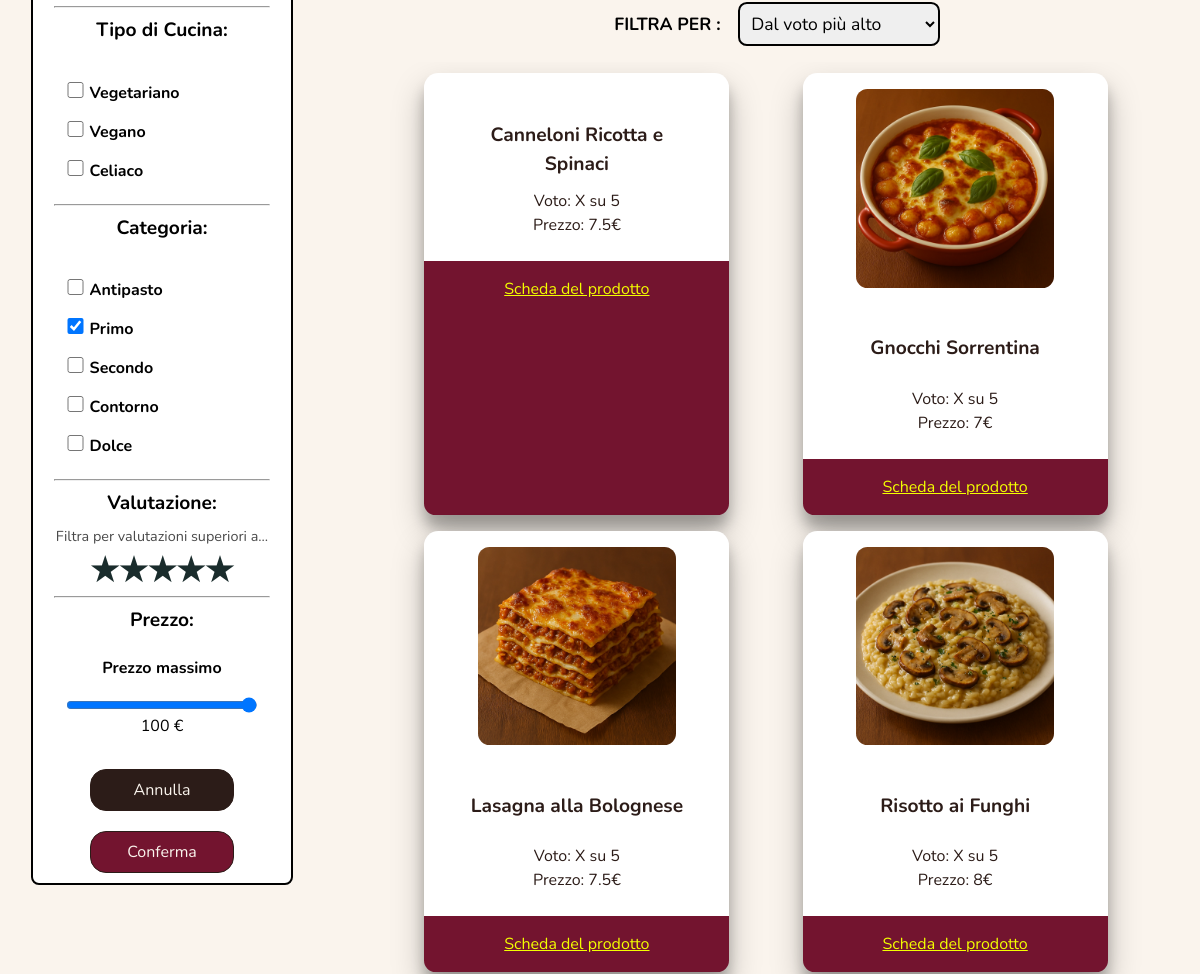
Page /prodotti.php?Primo=Primo (middle part) on the earlier database version.
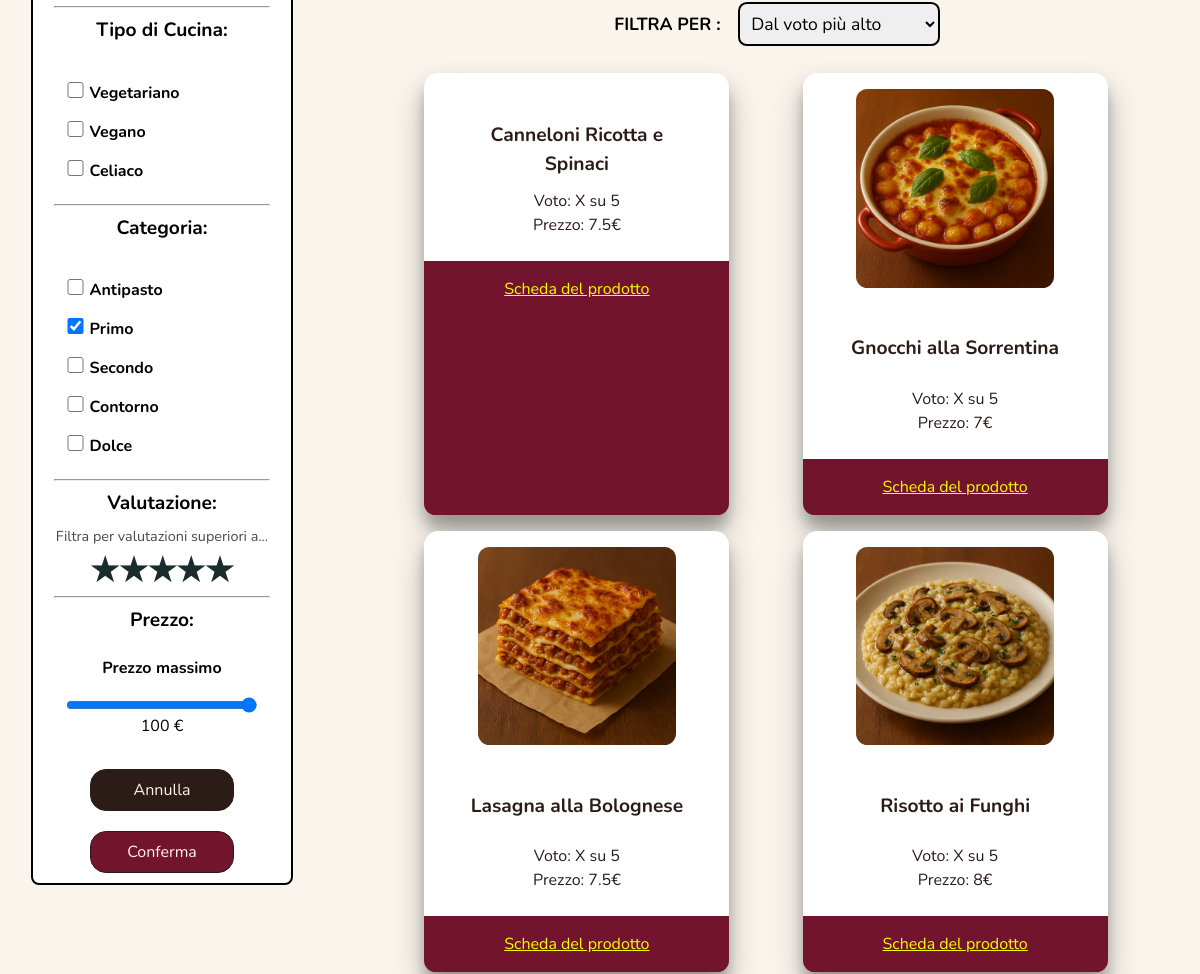
Same page on the later database version.
### tables this page shows
CREATE TABLE prodotti (
    id INT AUTO_INCREMENT PRIMARY KEY,
    nome VARCHAR(50) NOT NULL UNIQUE,
    categoria enum('antipasto', 'primo', 'secondo', 'contorno','dolce') NOT NULL,
    unita enum('porzione','vaschetta','kg', 'pezzo') NOT NULL,
    min_prenotabile SMALLINT NOT NULL CHECK(min_prenotabile > 0),
    max_prenotabile SMALLINT NOT NULL CHECK(max_prenotabile > min_prenotabile),
    descrizione TEXT NOT NULL,
    prezzo DECIMAL(10, 2) NOT NULL,
    isDisponibile BOOLEAN NOT NULL,
    url_immagine VARCHAR(255) NOT NULL
);

### change-page-products.php (called while the page is built, shortened)
<?php
require_once("php/db.php");
require_once("php/sanitizer.php");
class ChangePageProducts
{
    private int $current_page = 1;
    private int $pages = 1;
    private DB $db;
    private array $filter_list;
    private array $productCategory;
    private ?int $cost;
    private ?string $order;
    public function __construct(DB $db, ?string $productName, array $productCategory, array $specialization, ?int $grade, ?int $cost, ?string $order){
        $this->db = $db;
        $this->filter_list = array();
        $this->productName = $productName;
        $this->productCategory = $productCategory;
        $this->grade = $grade;
        $this->cost = $cost;
        $this->order = $order;
    }
    public function GetCurrentPage(int $page): array{
        $query = "SELECT p.id, p.url_immagine, p.nome, CEILING(AVG(coalesce(v.voto,5))) as voto, p.categoria, p.prezzo
                FROM prodotti as p LEFT JOIN valutazioni as v ON p.id = v.id_prodotto
                WHERE 1=1 ";
        $params = [];
        if (!empty($this->productCategory)) {
            $colMap = [
                "Antipasto" => "Antipasto",
                "Primo" => "Primo",
                "Secondo" => "Secondo",
                "Contorno" => "Contorno",
                "Dolce" => "Dolce",
            ];
            $placeholders = array();
            $params_category = array();
            foreach ($this->productCategory as $filter) {
                if (isset($colMap[$filter])) {
                    $placeholders[] = "?";
                    $params_category[] = $colMap[$filter];
                    $this->filter_list[$filter] = $colMap[$filter];
                }
            }
            if (!empty($placeholders)) {
                $query .= " AND p.categoria IN (" . implode(",", $placeholders) . ")";
                $params = array_merge($params, $params_category);
            }
        }
        if ($this->cost) {
            $query .= " and p.prezzo <= ? ";
            $params[] = $this->cost;
            $this->filter_list["price"] = $this->cost;
        }
        $query .= "GROUP BY p.nome ";
        $order_query = "ORDER BY ";
        switch ($this->order) {
            default:
                $order_query .= "v.voto DESC";
                        break;
        }
        $order_query.= ",p.nome ASC";
        $query .= $order_query;
        $results = $this->db->GetProducts($query, $params);
        $this->pages = ceil(($results ? count($results) : 1) / ChangePageProducts::ITEMS_PER_PAGE);
        $this->current_page = max(1,min($page, $this->pages));
        if ($results) {
            return array_slice($results, ChangePageProducts::ITEMS_PER_PAGE * ($page - 1), ChangePageProducts::ITEMS_PER_PAGE);
        }
        return $results ? : [];
    }
    public function CreateButtons(): string
    {
        return $this->CreatePageButtons($this->current_page, $this->pages, $this->filter_list);
    }
    private function CreatePageButtons(int $currentPage, int $totalPages, $filters_list): string
    {
        $previous_button = ($currentPage > 1) ? '<button id="prev" name="page" value="' . max(1,min($currentPage - 1, $totalPages)) . '">Pagina precedente</button>' : "";
        $next_button = ($currentPage < $totalPages) ? '<button id="next" name="page" value="' . max(1,min($currentPage + 1, $totalPages)). '">Pagina successiva</button>' : "";
        $TEMPLATE = $previous_button ."<p id=\"current-page\">" . $currentPage . ' su ' . $totalPages . " </p>" . $next_button;
        $HIDDEN = "";
        while ($value = current($filters_list)) {
            $HIDDEN .= "<input type=\"hidden\" name=" . key($filters_list) . " value=\"" . $value . "\"/>";
            next($filters_list);
        }
        return $TEMPLATE . $HIDDEN;
    }
}
?>

### php/sanitizer.php (called while the page is built, shortened)
<?php
class Sanitizer {
    public static function SanitizeUserInput($value) {
        $value = trim($value);
        $value = strip_tags($value);
        $value = str_replace(" ","",$value);
        $value = htmlentities($value);
        return $value;
    }
    public static function SanitizeGenericInput($value) {
        $value = trim($value);
        $value = strip_tags($value);
        $value = htmlentities($value);
        return $value;
    }
}
?>

### php/db.php (called while the page is built, shortened)
<?php
class DB {
    private $connection;
    private function OpenConnectionDB(): bool{
        try{
            $this->connection = mysqli_connect(self::HOST, self::USERNAME, self::PASSWORD, self::DB_NAME, self::PORT);
        } catch(\mysqli_sql_exception $error){
            return false;
        }
        return true;
    }
    public function AverageGradeProduct($product): float | string{
        $newConnection = $this->OpenConnectionDB();
        if($newConnection){
            $averageGrade = $this->connection->prepare("SELECT CAST(AVG(voto) AS DECIMAL (2,1)) AS media FROM valutazioni WHERE id_prodotto = ?");
            $averageGrade->bind_param("i", $product);
            try{
                $averageGrade->execute();
            }catch(\mysqli_sql_exception $error){
                $this->CloseConnectionDB();
                $averageGrade->close();
                return false;
            }
            $result = $averageGrade->get_result();
            if($result->num_rows == 1){
                $row = mysqli_fetch_assoc($result);
                return $row["media"] == null ? "X" : $row["media"] ;
            }else{
                return 1;
            }
        }else{
            return "Connection error";
        }
    }
    public function GetProducts($query, $params): array | bool{
        $newConnection = $this->OpenConnectionDB();
        if($newConnection){
            try {
                $registerUserStatement=$this->connection->prepare($query);
                $stmt = $this->connection->prepare($query);
                try{
                    $registerUserStatement->execute($params);
                } catch(\mysqli_sql_exception $error){
                    $this->CloseConnectionDB();
                    $registerUserStatement->close();
                    return false;
                }
                $registerUserStatement->execute($params);
                $result = $registerUserStatement->get_result();
                if ($result->num_rows > 0) {
                    $list = array();
                    while ($row = $result->fetch_assoc()) {
                        $list[] = $row;
                    }
                    return $list;
                } else {
                    $result->free_result();
                    return [];
                }
            } catch(\mysqli_sql_exception $e) {
                $this->CloseConnectionDB();
                $registerUserStatement->close();
                echo $e->getMessage();
                return [];
            }
        } else{
            header('Location: 500.php');
            exit();
        }
    }
}
?>

### prodotti.php (the view, shortened to what this page needs)
<?php
require_once "php/db.php";
require_once "php/sanitizer.php";
require_once "change-page-products.php";
$db = new DB;
$productName = isset($_GET['nome']) ? Sanitizer::SanitizeGenericInput($_GET['nome']) : null;
$productCategory = [isset($_GET['Antipasto']) ? Sanitizer::SanitizeUserInput($_GET["Antipasto"]) : null,
                    isset($_GET['Primo']) ? Sanitizer::SanitizeUserInput($_GET["Primo"]) : null,
                    isset($_GET['Secondo']) ? Sanitizer::SanitizeUserInput($_GET["Secondo"]) : null,
                    isset($_GET['Contorno']) ? Sanitizer::SanitizeUserInput($_GET["Contorno"]) : null,
                    isset($_GET['Dolce']) ? Sanitizer::SanitizeUserInput($_GET["Dolce"]) : null
                    ];
$specialization = array_filter([isset($_GET['Vegano']) ? Sanitizer::SanitizeUserInput($_GET["Vegano"]) : null,
                    isset($_GET['Vegetariano']) ? Sanitizer::SanitizeUserInput($_GET["Vegetariano"]) : null,
                    isset($_GET['Celiaco']) ? Sanitizer::SanitizeUserInput($_GET["Celiaco"]) : null
                    ]);
$grade = isset($_GET['rating']) ? Sanitizer::SanitizeGenericInput(Sanitizer::IntFilter($_GET['rating'])) : 0;
$cost = isset($_GET['price']) ? Sanitizer::SanitizeGenericInput(Sanitizer::FloatFilter($_GET['price'])) : 100;
$order = isset($_GET['ordina']) ? Sanitizer::SanitizeGenericInput($_GET['ordina']) : null;
$pageSystem = new ChangePageProducts($db, $productName, $productCategory, $specialization, $grade, $cost, $order);
$pagina = file_get_contents("html/prodotti.html");
if($db->isUserLog() != false) {
    $pagina=str_replace("[to-profile]","<a href=\"user-profile.php\">Profilo</a>",$pagina);
} else {
    $pagina = str_replace("[to-profile]","<a href=\"login.php\"><span lang=\"en\">Login</span></a>",$pagina);
}
$currentPage = isset($_GET['page']) ? Sanitizer::SanitizeGenericInput(Sanitizer::IntFilter($_GET['page'])) : 1;
$products = $pageSystem->GetCurrentPage($currentPage);
$d_products = "";
if ($products != null) {
    foreach ($products as $product) {
        $d_products .= CreateProductBrochure($product["url_immagine"], $product["nome"], $product["prezzo"], $product["id"]);
    }
} else {
    $d_products = "<p>Non abbiamo nessun prodotto che soddisfi i criteri di ricerca</p>";
}
foreach (['Antipasto', 'Primo', 'Secondo', 'Contorno', 'Dolce'] as $category) {
    if (in_array($category, $productCategory)) {
        $pagina = str_replace(
            'value="' . $category . '"',
            'value="' . $category . '" checked',
            $pagina
        );
    }
}
$pagina = str_replace(
    'value="'.$grade.'"',
    'value="'.$grade.'" checked',
    $pagina
);
$pagina = str_replace("value=\"" . $order . "\"", "value=\"" . $order . "\" selected", $pagina);
$pagina = str_replace("id=\"searching-bar\"", "id=\"searching-bar\" value=\"" . $productName . "\"", $pagina);
$pagina = str_replace("id=\"price\"", "id=\"price\" value=\"" . $cost . "\"", $pagina);
$pagina = str_replace("id=\"select-for\" name=\"ordina\"", "id=\"select-for\" name=\"ordina\" onchange=\"this.form.submit()\"", $pagina);
$pagina = str_replace("[HIDDEN]", CreateOrderChanger($pageSystem->GetParamList()), $pagina);
$pagina = str_replace("[PRODUCTS]", $d_products, $pagina);
$pagina = str_replace("[BUTTONS]", $pageSystem->CreateButtons(), $pagina);
echo $pagina;
function CreateProductBrochure(string $img, string $title, float $cost, int $id): string{
    global $db;
    $TEMPLATE = '<li class="product-brochure">
                    <img loading="lazy" src="'. $img . '" alt=""/>
                    <h3 class="product-name">' . $title . '</h3>
                    <p>Voto: '. (number_format((float)$db->AverageGradeProduct($id),1) == 0 ? "X" : number_format((float)$db->AverageGradeProduct($id),1)) .' su 5</p>
                    <p>Prezzo: '. $cost . '&euro;</p>
                    <a href="./prodotto.php?prodotto='. urlencode($id) . '" title="vai al prodotto ' . Sanitizer::SanitizeGenericInput($title) . '">Scheda del prodotto</a>
                </li>';
    return $TEMPLATE;
}
function CreateOrderChanger($filters_list){
    $HIDDEN = "";
    while ($value = current($filters_list)) {
        $HIDDEN .= "<input type=\"hidden\" name=" . key($filters_list) . " value=\"" . $value . "\"/>";
        next($filters_list);
    }
    return $HIDDEN;
}
?>

### assets/css/print.css (style rules this page uses)
* { font-family: "Georgia", "Times New Roman", Times, serif; font-size: 12pt; line-height: 1.5; color: black; background-color: white; text-align: justify; text-decoration: none; box-shadow: none; border-radius: 0; }
body { margin: 2cm; }
header nav, nav, footer, aside, .navbar_top, .promo-box, .scroll-btn, .a_navigation, #menu-button, form, button, select, textarea, input, .hidden, .hidden_header, .hidden_testo, .no-print { display: none ; }
h1, h2, h3, img { break-inside: avoid; page-break-after: avoid; }
p { margin-bottom: 1em; }
a:after { content: " [" attr(href) "]"; font-size: 0.9em; }
img { max-width: 100%; height: auto; display: block; margin: 1em auto; page-break-inside: avoid; }
ul, ol { padding-left: 1.5em; margin-bottom: 1em; }
li { margin-bottom: 0.5em; }

### assets/css/mobile.css (style rules this page uses)
.button-container { gap: 0.5em; }
a { color:var(--linkcolor); text-decoration: underline; text-align: center; }
form.form-bianco#filter-content { width: 100%; }
html div#list-content { flex-direction: column; }
html div#list-content #first { display: inline-flex; justify-content: center; }
html div#list-content #vertical { flex-direction: row; gap: 1em; margin-bottom: 1em; }
html section#show-products { width: 100%; margin: 1em 0; }

Differences in the rows shown:
changed prodotti: nome "Gnocchi Sorrentina" → "Gnocchi alla Sorrentina"
